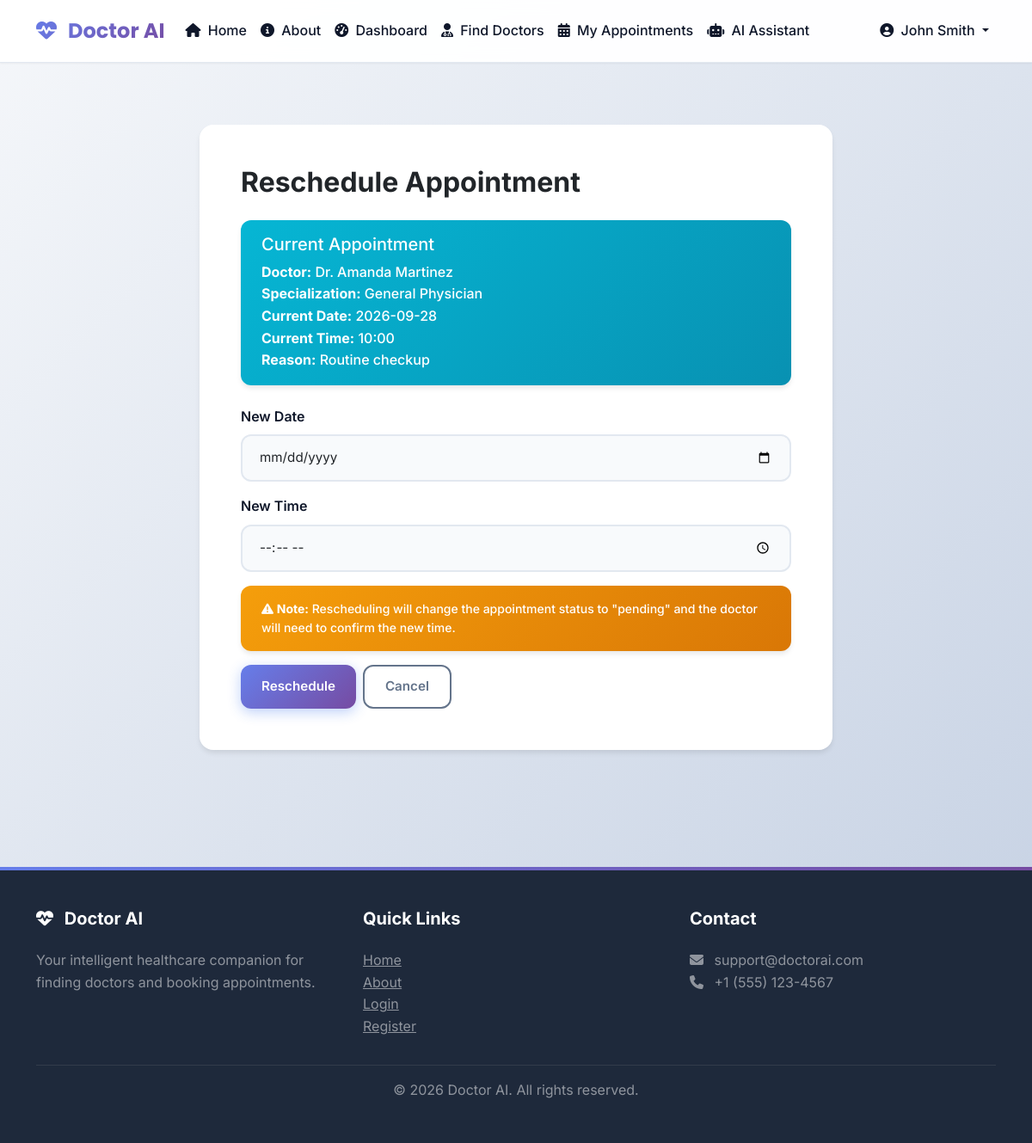
The app's page /patient/reschedule/1 (signed in) with its own data.
### tables this page shows
CREATE TABLE users (
            user_id INTEGER PRIMARY KEY AUTOINCREMENT,
            name TEXT NOT NULL,
            email TEXT UNIQUE NOT NULL,
            password_hash TEXT NOT NULL,
            role TEXT NOT NULL CHECK(role IN ('patient', 'doctor', 'admin')),
            phone TEXT,
            created_at TIMESTAMP DEFAULT CURRENT_TIMESTAMP
        );

CREATE TABLE doctors (
            doctor_id INTEGER PRIMARY KEY AUTOINCREMENT,
            user_id INTEGER UNIQUE NOT NULL,
            specialization TEXT NOT NULL,
            qualification TEXT,
            experience INTEGER,
            hospital TEXT,
            location TEXT,
            consultation_fee REAL,
            bio TEXT,
            is_verified BOOLEAN DEFAULT 0,
            FOREIGN KEY (user_id) REFERENCES users(user_id) ON DELETE CASCADE
        );

CREATE TABLE appointments (
            appointment_id INTEGER PRIMARY KEY AUTOINCREMENT,
            patient_id INTEGER NOT NULL,
            doctor_id INTEGER NOT NULL,
            appointment_date DATE NOT NULL,
            appointment_time TEXT NOT NULL,
            reason TEXT,
            status TEXT DEFAULT 'pending' CHECK(status IN ('pending', 'confirmed', 'completed', 'cancelled')),
            created_at TIMESTAMP DEFAULT CURRENT_TIMESTAMP,
            updated_at TIMESTAMP DEFAULT CURRENT_TIMESTAMP,
            FOREIGN KEY (patient_id) REFERENCES patients(patient_id) ON DELETE CASCADE,
            FOREIGN KEY (doctor_id) REFERENCES doctors(doctor_id) ON DELETE CASCADE
        );

### routes/patient.py (the view, shortened to what this page needs)
@bp.route('/reschedule/<int:appointment_id>', methods=['GET', 'POST'])
@login_required
def reschedule_appointment(appointment_id):
    connection = None
    appointment_data = None
    try:
        connection = get_db_connection()
        cursor = connection.cursor()
        cursor.execute("SELECT patient_id FROM patients WHERE user_id = ?", (session['user_id'],))
        patient = cursor.fetchone()
        patient_id = patient['patient_id']
        cursor.execute("""
            SELECT a.*, d.specialization, u.name as doctor_name
            FROM appointments a
            JOIN doctors d ON a.doctor_id = d.doctor_id
            JOIN users u ON d.user_id = u.user_id
            WHERE a.appointment_id = ? AND a.patient_id = ?
        """, (appointment_id, patient_id))
        appointment_data = cursor.fetchone()
        if not appointment_data:
            flash('Appointment not found', 'error')
            return redirect(url_for('patient.appointments'))
    except Exception as e:
        flash(f'Error: {str(e)}', 'error')
    finally:
        if connection:
            close_db_connection(connection)
    return render_template('reschedule_appointment.html', appointment=appointment_data)

### app.py (called while the page is built)
@app.template_filter('format_time')
def format_time(time_value):
    if not time_value:
        return ''
    if isinstance(time_value, str):
        try:
            if len(time_value) == 8 and time_value.count(':') == 2:
                time_obj = datetime.strptime(time_value, '%H:%M:%S')
                return time_obj.strftime('%H:%M')
        except ValueError:
            return time_value
    elif hasattr(time_value, 'strftime'):
        return time_value.strftime('%H:%M')
    return str(time_value)

### database.py (called while the page is built, shortened)
def get_db_connection():
    try:
        if Config.DB_TYPE == 'sqlite' or not MYSQL_AVAILABLE:
            connection = sqlite3.connect(Config.DB_PATH)
            connection.row_factory = sqlite3.Row  # This makes rows behave like dictionaries
            return connection
    except Exception as e:
        print(f"Error connecting to database: {e}")
        raise Exception("Database connection failed. Please check your database configuration.")

def close_db_connection(connection):
    try:
        if Config.DB_TYPE == 'sqlite' or not MYSQL_AVAILABLE:
            if connection:
                connection.close()
        else:
            if connection and connection.is_connected():
                connection.close()
    except:
        pass

### routes/patient.py (called while the page is built)
def login_required(f):
    @wraps(f)
    def decorated_function(*args, **kwargs):
        if 'user_id' not in session:
            flash('Please login to access this page', 'error')
            return redirect(url_for('auth.login'))
        if session.get('role') != 'patient':
            flash('Access denied. Patient access only.', 'error')
            return redirect(url_for('auth.login'))
        return f(*args, **kwargs)
    return decorated_function

### templates/reschedule_appointment.html (shortened to what this page needs)
{% extends "base.html" %}
{% block content %}
<div class="container py-5">
    <div class="row justify-content-center">
        <div class="col-md-8">
            <div class="card">
                <div class="card-body p-5">
                    <h2 class="fw-bold mb-4">Reschedule Appointment</h2>
                    <div class="alert alert-info mb-4">
                        <h5 class="alert-heading">Current Appointment</h5>
                        <p class="mb-0"><strong>Doctor:</strong> {{ appointment.doctor_name }}</p>
                        <p class="mb-0"><strong>Specialization:</strong> {{ appointment.specialization }}</p>
                        <p class="mb-0"><strong>Current Date:</strong> {{ appointment.appointment_date|format_date }}</p>
                        <p class="mb-0"><strong>Current Time:</strong> {{ appointment.appointment_time|format_time }}</p>
                        <p class="mb-0"><strong>Reason:</strong> {{ appointment.reason }}</p>
                    </div>
                    <form method="POST" action="{{ url_for('patient.reschedule_appointment', appointment_id=appointment.appointment_id) }}">
                        <div class="mb-3">
                            <label for="appointment_date" class="form-label">New Date</label>
                            <input type="date" class="form-control" id="appointment_date"
                                   name="appointment_date" required
                                   min="{{ 'now'|date('Y-m-d') }}">
                        </div>
                        <div class="mb-3">
                            <label for="appointment_time" class="form-label">New Time</label>
                            <input type="time" class="form-control" id="appointment_time"
                                   name="appointment_time" required>
                        </div>
                        <div class="alert alert-warning small">
                            <i class="fas fa-exclamation-triangle"></i>
                            <strong>Note:</strong> Rescheduling will change the appointment status to "pending"
                            and the doctor will need to confirm the new time.
                        </div>
                        <div class="d-flex gap-2">
                            <button type="submit" class="btn btn-primary">Reschedule</button>
                            <a href="{{ url_for('patient.appointments') }}" class="btn btn-outline-secondary">Cancel</a>
                        </div>
                    </form>
                </div>
            </div>
        </div>
    </div>
</div>
{% endblock %}

### static/css/style.css (style rules this page uses)
:root { --primary-color: #2563eb; --primary-dark: #1e40af; --primary-light: #3b82f6; --secondary-color: #10b981; --accent-color: #8b5cf6; --success-color: #10b981; --warning-color: #f59e0b; --danger-color: #ef4444; --info-color: #06b6d4; --dark-color: #1e293b; --light-color: #f8fafc; --border-color: #e2e8f0; --text-primary: #0f172a; --text-secondary: #64748b; --shadow-sm: 0 1px 2px 0 rgba(0, 0, 0, 0.05); --shadow-md: 0 4px 6px -1px rgba(0, 0, 0, 0.1); --shadow-lg: 0 10px 15px -3px rgba(0, 0, 0, 0.1); --shadow-xl: 0 20px 25px -5px rgba(0, 0, 0, 0.1); --gradient-primary: linear-gradient(135deg, #667eea 0%, #764ba2 100%); --gradient-secondary: linear-gradient(135deg, #10b981 0%, #059669 100%); --gradient-accent: linear-gradient(135deg, #8b5cf6 0%, #6366f1 100%); --gradient-success: linear-gradient(135deg, #10b981 0%, #059669 100%); --gradient-info: linear-gradient(135deg, #06b6d4 0%, #0891b2 100%); --gradient-warning: linear-gradient(135deg, #f59e0b 0%, #d97706 100%); --gradient-danger: linear-gradient(135deg, #ef4444 0%, #dc2626 100%); }
* { margin: 0; padding: 0; box-sizing: border-box; }
body { font-family: 'Inter', -apple-system, BlinkMacSystemFont, 'Segoe UI', Roboto, sans-serif; background: linear-gradient(135deg, #f5f7fa 0%, #c3cfe2 100%); background-attachment: fixed; color: var(--text-primary); line-height: 1.6; min-height: 100vh; }
.card { border: none; border-radius: 16px; box-shadow: var(--shadow-md); margin-bottom: 1.5rem; background: white; transition: all 0.3s ease; overflow: hidden; }
.card-body { padding: 1.5rem; }
.btn { border-radius: 12px; padding: 0.75rem 1.5rem; font-weight: 600; font-size: 0.95rem; transition: all 0.3s cubic-bezier(0.4, 0, 0.2, 1); border: none; position: relative; overflow: hidden; }
.btn::before { content: ''; position: absolute; top: 50%; left: 50%; width: 0; height: 0; border-radius: 50%; background: rgba(255, 255, 255, 0.3); transform: translate(-50%, -50%); transition: width 0.6s, height 0.6s; }
.btn-primary { background: var(--gradient-primary); color: white; box-shadow: 0 4px 15px rgba(37, 99, 235, 0.3); }
.btn-outline-secondary { background: transparent; border: 2px solid var(--text-secondary); color: var(--text-secondary); }
.form-control, .form-select { border-radius: 12px; border: 2px solid var(--border-color); padding: 0.875rem 1.25rem; font-size: 0.95rem; transition: all 0.3s ease; background: var(--light-color); }
.form-label { font-weight: 600; color: var(--text-primary); margin-bottom: 0.5rem; }
.alert { border: none; border-radius: 12px; padding: 1rem 1.5rem; font-weight: 500; box-shadow: var(--shadow-md); }
.alert-info { background: linear-gradient(135deg, #06b6d4 0%, #0891b2 100%); color: white; }
.alert-warning { background: var(--gradient-warning); color: white; }
* { transition: background-color 0.3s ease, border-color 0.3s ease, color 0.3s ease; }

### records on screen
users: doctor_name "Dr. Amanda Martinez"
doctors: specialization "General Physician"
appointments: appointment_date "2026-09-28", appointment_time "10:00", reason "Routine checkup"

### other values on screen
{{ session.get('name', 'User') }} "John Smith"
